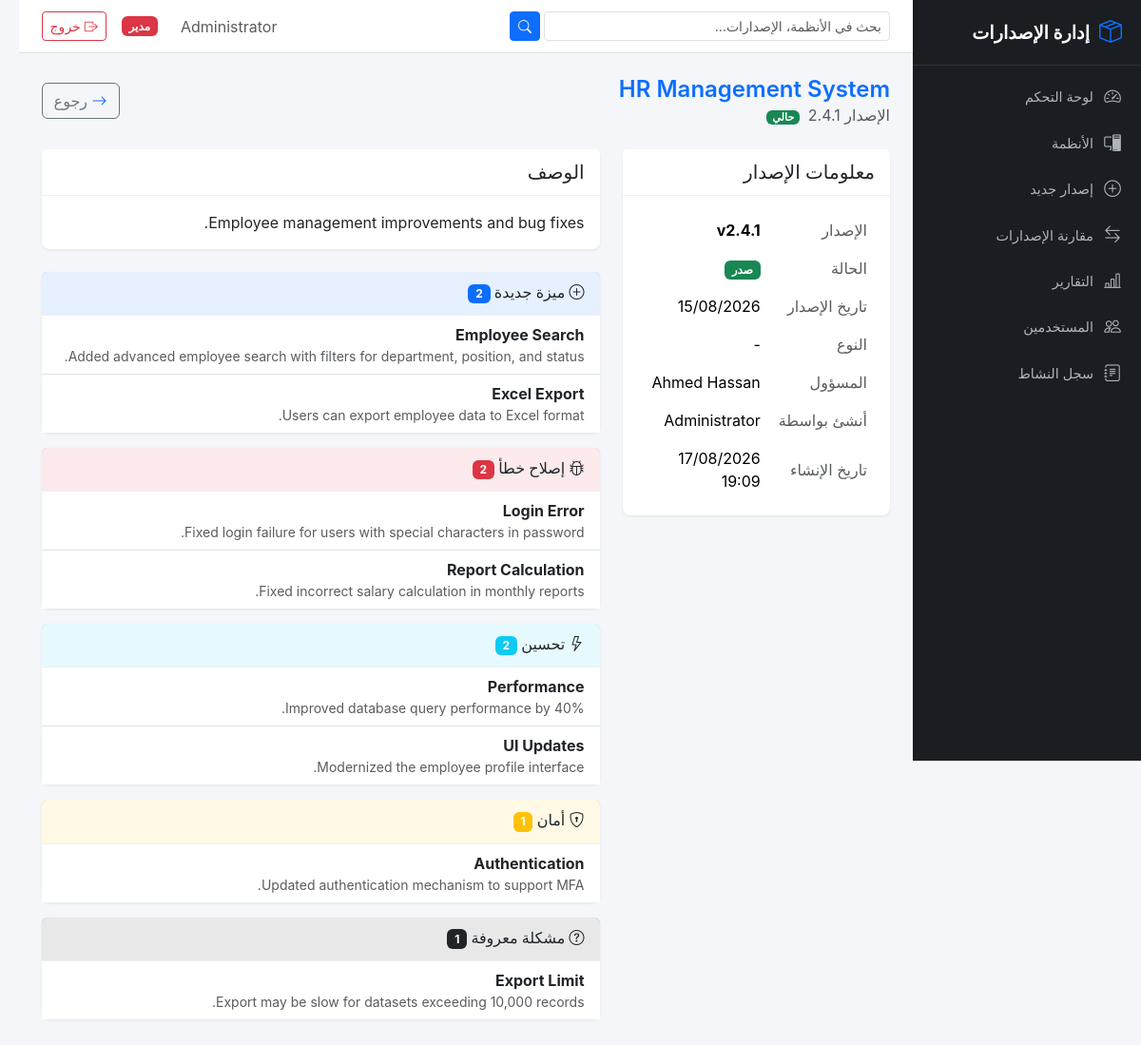
The page /versions/12 (signed in) on the database its author committed.
### app/models/user.py (models this page shows, shortened)
class User(UserMixin, db.Model):
    __tablename__ = 'users'
    id = db.Column(db.Integer, primary_key=True)
    username = db.Column(db.String(80), unique=True, nullable=False, index=True)
    email = db.Column(db.String(120), unique=True, nullable=False)
    password_hash = db.Column(db.String(256), nullable=False)
    full_name = db.Column(db.String(150), nullable=False)
    role = db.Column(db.String(20), nullable=False, default='user')
    is_active = db.Column(db.Boolean, default=True, nullable=False)
    created_at = db.Column(db.DateTime, default=lambda: datetime.now(timezone.utc))
    updated_at = db.Column(db.DateTime, default=lambda: datetime.now(timezone.utc),
                           onupdate=lambda: datetime.now(timezone.utc))
    @property
    def is_admin(self):
        return self.role == 'admin'

### app/models/system.py (models this page shows, shortened)
class System(db.Model):
    __tablename__ = 'systems'
    id = db.Column(db.Integer, primary_key=True)
    name = db.Column(db.String(200), nullable=False, index=True)
    code = db.Column(db.String(50), unique=True, nullable=False, index=True)
    system_type = db.Column(db.String(50), nullable=False)
    description = db.Column(db.Text, nullable=True)
    owner = db.Column(db.String(150), nullable=True)
    department = db.Column(db.String(150), nullable=True)
    technology = db.Column(db.String(200), nullable=True)
    platform = db.Column(db.String(100), nullable=True)
    repository_url = db.Column(db.String(500), nullable=True)
    documentation_url = db.Column(db.String(500), nullable=True)
    status = db.Column(db.String(20), nullable=False, default='Active')
    created_at = db.Column(db.DateTime, default=lambda: datetime.now(timezone.utc))
    updated_at = db.Column(db.DateTime, default=lambda: datetime.now(timezone.utc),
                           onupdate=lambda: datetime.now(timezone.utc))
    versions = db.relationship('Version', backref='system', lazy='dynamic',
                               order_by='Version.created_at.desc()')
    @property
    def current_version(self):
        from app.models.version import Version
        return self.versions.filter_by(status='Released').order_by(
            Version.release_date.desc(), Version.id.desc()
        ).first()

### app/models/version.py (models this page shows, shortened)
class Version(db.Model):
    __tablename__ = 'versions'
    id = db.Column(db.Integer, primary_key=True)
    system_id = db.Column(db.Integer, db.ForeignKey('systems.id'), nullable=False, index=True)
    version_number = db.Column(db.String(50), nullable=False)
    major = db.Column(db.Integer, nullable=False, default=0)
    minor = db.Column(db.Integer, nullable=False, default=0)
    patch = db.Column(db.Integer, nullable=False, default=0)
    version_type = db.Column(db.String(20), nullable=True)
    status = db.Column(db.String(20), nullable=False, default='Draft')
    release_date = db.Column(db.Date, nullable=True)
    description = db.Column(db.Text, nullable=True)
    notes = db.Column(db.Text, nullable=True)
    responsible_person = db.Column(db.String(150), nullable=True)
    created_by = db.Column(db.Integer, db.ForeignKey('users.id'), nullable=True)
    created_at = db.Column(db.DateTime, default=lambda: datetime.now(timezone.utc))
    updated_at = db.Column(db.DateTime, default=lambda: datetime.now(timezone.utc),
                           onupdate=lambda: datetime.now(timezone.utc))
    changes = db.relationship('VersionChange', backref='version', lazy='dynamic',
                              order_by='VersionChange.id')
    attachments = db.relationship('Attachment', backref='version', lazy='dynamic')
    creator = db.relationship('User', backref='created_versions', foreign_keys=[created_by])
    __table_args__ = (
        db.UniqueConstraint('system_id', 'version_number', name='uq_system_version'),
    )
    @property
    def is_current(self):
        if self.status != 'Released':
            return False
        from app.models.system import System
        system = System.query.get(self.system_id)
        if not system:
            return False
        cv = system.current_version
        return cv is not None and cv.id == self.id

### app/models/version_change.py (models this page shows, shortened)
class VersionChange(db.Model):
    __tablename__ = 'version_changes'
    id = db.Column(db.Integer, primary_key=True)
    version_id = db.Column(db.Integer, db.ForeignKey('versions.id'), nullable=False, index=True)
    change_type = db.Column(db.String(50), nullable=False)
    title = db.Column(db.String(300), nullable=False)
    description = db.Column(db.Text, nullable=True)
    priority = db.Column(db.String(20), nullable=True, default='Medium')
    created_by = db.Column(db.Integer, db.ForeignKey('users.id'), nullable=True)
    created_at = db.Column(db.DateTime, default=lambda: datetime.now(timezone.utc))
    author = db.relationship('User', backref='changes')

### app/routes/versions.py (the view)
@versions_bp.route('/<int:version_id>')
@login_required
def details(version_id):
    version = Version.query.get_or_404(version_id)
    system = System.query.get(version.system_id)
    changes_grouped = VersionService.get_changes_grouped(version_id)
    return render_template('versions/details.html',
                           version=version,
                           system=system,
                           changes_grouped=changes_grouped)

### app/services/version_service.py (called while the page is built)
    @staticmethod
    def get_changes_grouped(version_id):
        changes = VersionChange.query.filter_by(version_id=version_id).all()
        grouped = {}
        for change in changes:
            ct = change.change_type
            if ct not in grouped:
                grouped[ct] = []
            grouped[ct].append(change)
        return grouped

### app/templates/versions/details.html (shortened to what this page needs)
{% extends "base.html" %}
{% block content %}
<div class="page-header d-flex justify-content-between align-items-center">
    <div>
        <h1>
            <a href="{{ url_for('systems.details', system_id=system.id) }}" class="text-decoration-none">{{ system.name }}</a>
        </h1>
        <span class="text-muted">الإصدار {{ version.version_number }}
            {% if version.is_current %}
                <span class="badge current-badge ms-1">حالي</span>
            {% endif %}
        </span>
    </div>
    <div>
        <a href="{{ url_for('systems.details', system_id=system.id) }}" class="btn btn-outline-secondary ms-1">
            <i class="bi bi-arrow-right"></i> رجوع
        </a>
    </div>
</div>
<div class="row g-4">
    <div class="col-lg-4">
        <div class="card">
            <div class="card-header"><h5 class="mb-0">معلومات الإصدار</h5></div>
            <div class="card-body">
                <table class="table table-borderless mb-0">
                    <tr><td class="text-muted" style="width:45%">الإصدار</td><td><strong>v{{ version.version_number }}</strong></td></tr>
                    <tr><td class="text-muted">الحالة</td><td>
                        <span class="badge bg-{{ 'success' if version.status == 'Released' else 'warning' if version.status == 'Draft' else 'secondary' }}">
                            {{ 'صدر' if version.status == 'Released' else 'مسودة' if version.status == 'Draft' else 'مؤرشف' }}
                        </span>
                    </td></tr>
                    <tr><td class="text-muted">تاريخ الإصدار</td><td>{{ version.release_date.strftime('%d/%m/%Y') if version.release_date else '-' }}</td></tr>
                    <tr><td class="text-muted">النوع</td><td>{{ 'رئيسي' if version.version_type == 'Major' else 'فرعي' if version.version_type == 'Minor' else 'تصحيح' if version.version_type == 'Patch' else '-' }}</td></tr>
                    <tr><td class="text-muted">المسؤول</td><td>{{ version.responsible_person or '-' }}</td></tr>
                    <tr><td class="text-muted">أنشئ بواسطة</td><td>{{ version.creator.full_name if version.creator else '-' }}</td></tr>
                    <tr><td class="text-muted">تاريخ الإنشاء</td><td>{{ version.created_at.strftime('%d/%m/%Y %H:%M') if version.created_at else '-' }}</td></tr>
                </table>
            </div>
        </div>
    </div>
    <div class="col-lg-8">
        {% if version.description %}
        <div class="card mb-4">
            <div class="card-header"><h5 class="mb-0">الوصف</h5></div>
            <div class="card-body">
                <p class="mb-0">{{ version.description }}</p>
            </div>
        </div>
        {% endif %}
        {% set change_labels = {
            'New Feature': ('primary', 'bi-plus-circle', 'ميزة جديدة'),
            'Bug Fix': ('danger', 'bi-bug', 'إصلاح خطأ'),
            'Improvement': ('info', 'bi-lightning', 'تحسين'),
            'Security': ('warning', 'bi-shield-lock', 'أمان'),
            'Breaking Change': ('danger', 'bi-exclamation-triangle', 'تغيير جوهري'),
            'Deprecation': ('secondary', 'bi-x-circle', 'إيقاف'),
            'Known Issue': ('dark', 'bi-question-circle', 'مشكلة معروفة')
        } %}
        {% for change_type, changes in changes_grouped.items() %}
        {% set color, icon, label = change_labels.get(change_type, ('secondary', 'bi-circle', change_type)) %}
        <div class="card mb-3">
            <div class="card-header bg-{{ color }} bg-opacity-10">
                <h6 class="mb-0">
                    <i class="bi {{ icon }}"></i>
                    {{ label }} <span class="badge bg-{{ color }}">{{ changes|length }}</span>
                </h6>
            </div>
            <div class="card-body p-0">
                <ul class="list-group list-group-flush">
                    {% for change in changes %}
                    <li class="list-group-item">
                        <div class="fw-bold">{{ change.title }}</div>
                        {% if change.description %}
                        <div class="text-muted small">{{ change.description }}</div>
                        {% endif %}
                    </li>
                    {% endfor %}
                </ul>
            </div>
        </div>
        {% endfor %}
    </div>
</div>
{% endblock %}

### app/templates/base.html (shortened to what this page needs)
<!DOCTYPE html>
<html lang="ar" dir="rtl">
<head>
    <link href="https://cdn.jsdelivr.net/npm/bootstrap@5.3.3/dist/css/bootstrap.rtl.min.css" rel="stylesheet">
    <link href="https://cdn.jsdelivr.net/npm/bootstrap-icons@1.11.3/font/bootstrap-icons.min.css" rel="stylesheet">
    <link href="{{ url_for('static', filename='css/style.css') }}" rel="stylesheet">
</head>
<body>
    {% if current_user.is_authenticated %}
    <div class="d-flex">
        <nav class="sidebar" id="sidebar">
            <div class="sidebar-brand">
                <i class="bi bi-box-seam"></i>
                <span>إدارة الإصدارات</span>
            </div>
            <ul class="sidebar-nav">
                <li class="nav-item">
                    <a href="{{ url_for('dashboard.index') }}" class="nav-link {% if request.endpoint == 'dashboard.index' %}active{% endif %}">
                        <i class="bi bi-speedometer2"></i><span>لوحة التحكم</span>
                    </a>
                </li>
                <li class="nav-item">
                    <a href="{{ url_for('systems.index') }}" class="nav-link {% if 'systems' in request.endpoint %}active{% endif %}">
                        <i class="bi bi-pc-display"></i><span>الأنظمة</span>
                    </a>
                </li>
                <li class="nav-item">
                    <a href="{{ url_for('versions.create') }}" class="nav-link {% if request.endpoint == 'versions.create' %}active{% endif %}">
                        <i class="bi bi-plus-circle"></i><span>إصدار جديد</span>
                    </a>
                </li>
                <li class="nav-item">
                    <a href="{{ url_for('versions.compare') }}" class="nav-link {% if request.endpoint == 'versions.compare' %}active{% endif %}">
                        <i class="bi bi-arrow-left-right"></i><span>مقارنة الإصدارات</span>
                    </a>
                </li>
                <li class="nav-item">
                    <a href="{{ url_for('reports.index') }}" class="nav-link {% if 'reports' in request.endpoint %}active{% endif %}">
                        <i class="bi bi-bar-chart-line"></i><span>التقارير</span>
                    </a>
                </li>
                {% if current_user.is_admin %}
                <li class="nav-item">
                    <a href="{{ url_for('users.index') }}" class="nav-link {% if 'users' in request.endpoint %}active{% endif %}">
                        <i class="bi bi-people"></i><span>المستخدمين</span>
                    </a>
                </li>
                <li class="nav-item">
                    <a href="{{ url_for('audit.index') }}" class="nav-link {% if 'audit' in request.endpoint %}active{% endif %}">
                        <i class="bi bi-journal-text"></i><span>سجل النشاط</span>
                    </a>
                </li>
                {% endif %}
            </ul>
        </nav>
        <div class="main-content">
            <nav class="topbar">
                <form class="topbar-search d-none d-md-flex" action="{{ url_for('systems.index') }}" method="GET">
                    <input type="text" name="search" class="form-control form-control-sm" placeholder="بحث في الأنظمة، الإصدارات..." value="{{ request.args.get('search', '') }}">
                    <button type="submit" class="btn btn-sm btn-primary ms-1"><i class="bi bi-search"></i></button>
                </form>
                <div class="topbar-right">
                    <span class="text-muted me-3 d-none d-md-inline">{{ current_user.full_name }}</span>
                    {% if current_user.is_admin %}
                    <span class="badge bg-danger me-2">مدير</span>
                    {% endif %}
                    <a href="{{ url_for('auth.logout') }}" class="btn btn-sm btn-outline-danger">
                        <i class="bi bi-box-arrow-right"></i> خروج
                    </a>
                </div>
            </nav>
            <div class="content-wrapper">
                {% block content %}{% endblock %}
            </div>
        </div>
    </div>
    {% else %}
        {% block public_content %}{% endblock %}
    {% endif %}
</body>
</html>

### app/static/css/style.css (style rules this page uses)
:root { --sidebar-width: 240px; --sidebar-bg: #1a1d21; --sidebar-hover: #2d3136; --sidebar-active: #0d6efd; --topbar-height: 56px; --primary: #0d6efd; --body-bg: #f4f6f9; }
* { box-sizing: border-box; }
body { background: var(--body-bg); font-family: -apple-system, BlinkMacSystemFont, 'Segoe UI', Roboto, 'Helvetica Neue', Arial, sans-serif; margin: 0; }
[dir="rtl"] .sidebar { left: auto; right: 0; }
.sidebar { width: var(--sidebar-width); min-height: 100vh; background: var(--sidebar-bg); position: fixed; top: 0; left: 0; z-index: 1000; overflow-y: auto; transition: transform 0.3s ease; }
.sidebar-brand { display: flex; align-items: center; gap: 10px; padding: 16px 20px; font-size: 1.2rem; font-weight: 700; color: #fff; border-bottom: 1px solid rgba(255,255,255,0.1); }
.sidebar-brand i { font-size: 1.5rem; color: var(--primary); }
.sidebar-nav { list-style: none; padding: 8px 0; margin: 0; }
.sidebar-nav .nav-item { margin: 2px 8px; }
.sidebar-nav .nav-link { display: flex; align-items: center; gap: 10px; padding: 10px 12px; color: #adb5bd; text-decoration: none; border-radius: 6px; font-size: 0.9rem; transition: all 0.2s; }
.sidebar-nav .nav-link i { font-size: 1.1rem; width: 20px; text-align: center; }
[dir="rtl"] .main-content { margin-left: 0; margin-right: var(--sidebar-width); }
.main-content { margin-left: var(--sidebar-width); min-height: 100vh; }
.topbar { height: var(--topbar-height); background: #fff; border-bottom: 1px solid #dee2e6; display: flex; align-items: center; padding: 0 24px; position: sticky; top: 0; z-index: 999; }
.topbar-search { flex: 1; max-width: 400px; }
.topbar-right { display: flex; align-items: center; gap: 8px; margin-inline-start: auto; }
.content-wrapper { padding: 24px; }
.page-header { margin-bottom: 24px; display: flex; align-items: center; gap: 12px; }
.page-header h1 { font-size: 1.5rem; font-weight: 600; margin: 0; }
.page-header i { color: var(--primary); }
.current-badge { background: #198754; color: #fff; font-size: 0.7rem; font-weight: 700; padding: 2px 6px; animation: pulse 2s infinite; }
.table { margin-bottom: 0; }
.table td { vertical-align: middle; }
.card { border: none; box-shadow: 0 1px 3px rgba(0,0,0,0.08); border-radius: 8px; }
.card-header { background: #fff; border-bottom: 1px solid #f0f0f0; padding: 12px 16px; }

### rows shown on the page
User: full_name "Administrator", creator "Administrator"
System: name "HR Management System"
Version: version_number "2.4.1", status "صدر", release_date "15/08/2026", version_type "-", responsible_person "Ahmed Hassan", created_at "17/08/2026 19:09", description "Employee management improvements and bug fixes."
VersionChange: label "ميزة جديدة", changes "2", title "Employee Search", description "Added advanced employee search with filters for department, position, and status."
VersionChange: title "Excel Export", description "Users can export employee data to Excel format."
VersionChange: label "إصلاح خطأ", changes "2", title "Login Error", description "Fixed login failure for users with special characters in password."
VersionChange: title "Report Calculation", description "Fixed incorrect salary calculation in monthly reports."
VersionChange: label "تحسين", changes "2", title "Performance", description "Improved database query performance by 40%."
VersionChange: title "UI Updates", description "Modernized the employee profile interface."
VersionChange: label "أمان", changes "1", title "Authentication", description "Updated authentication mechanism to support MFA."
VersionChange: label "مشكلة معروفة", changes "1", title "Export Limit", description "Export may be slow for datasets exceeding 10,000 records."
